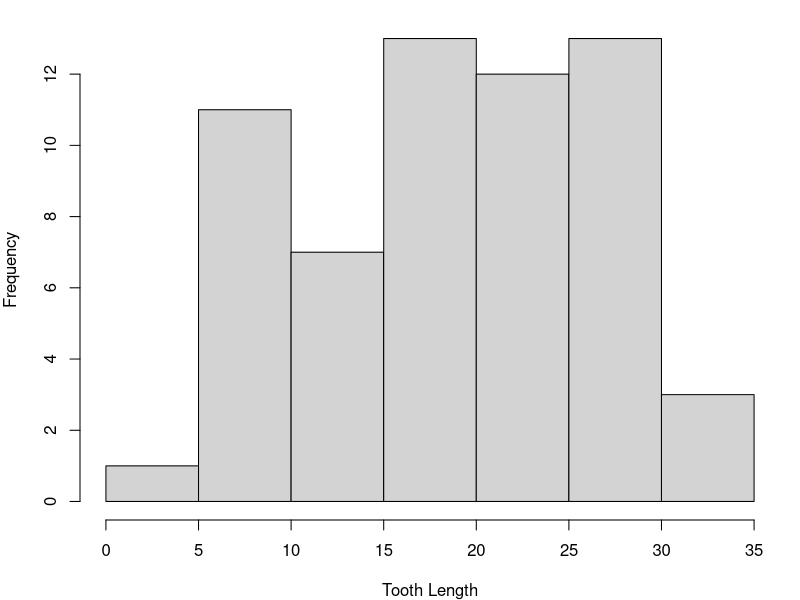
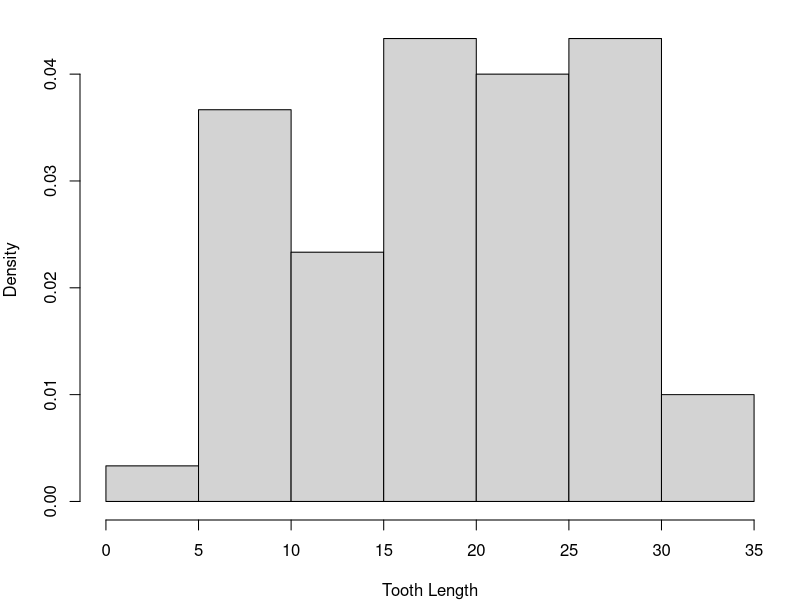
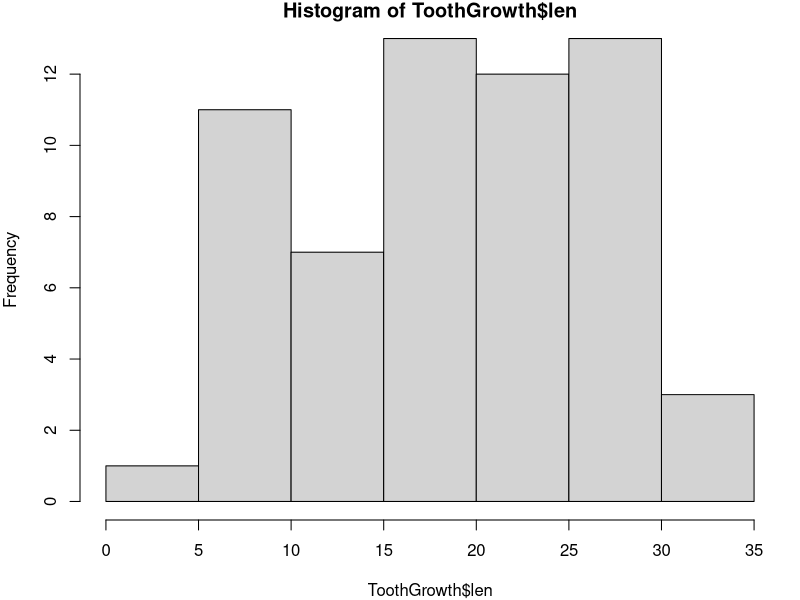
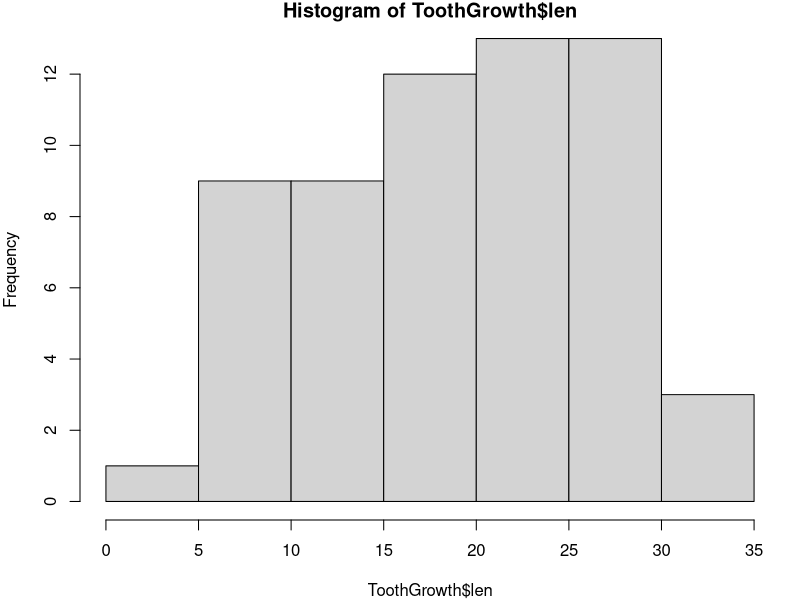
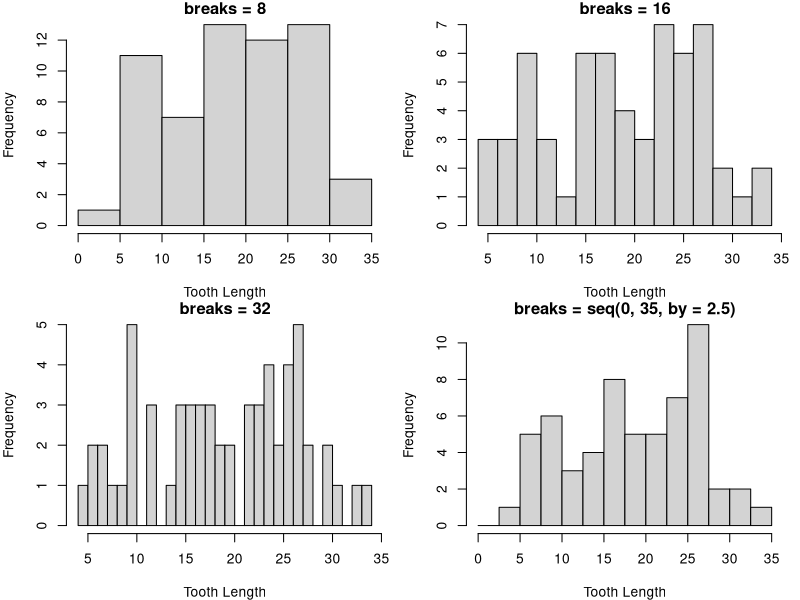
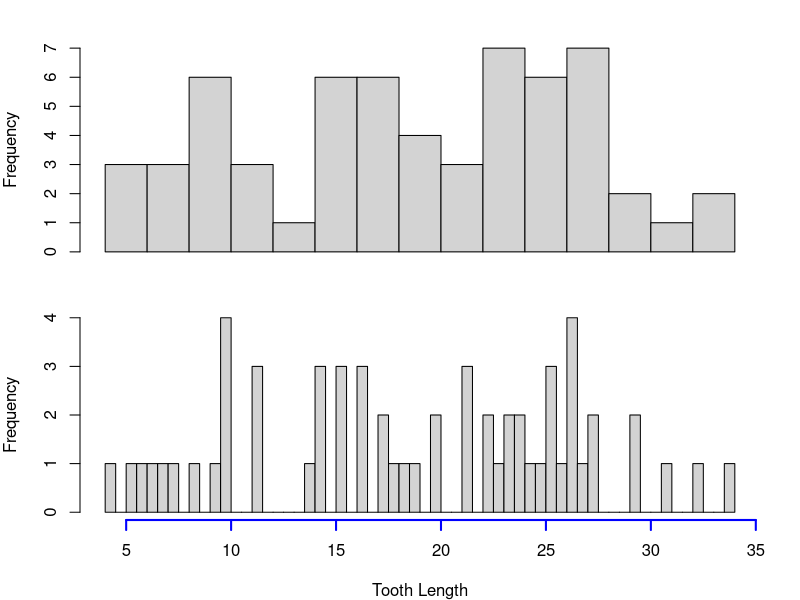
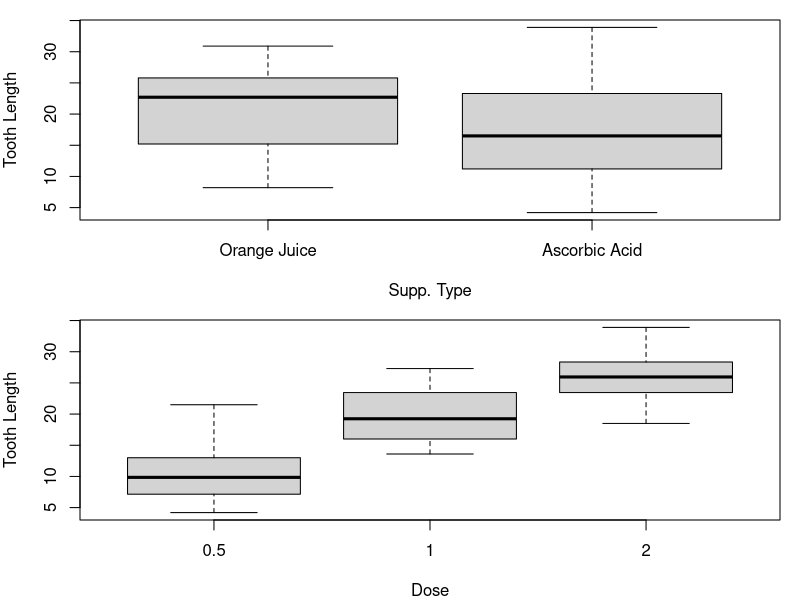
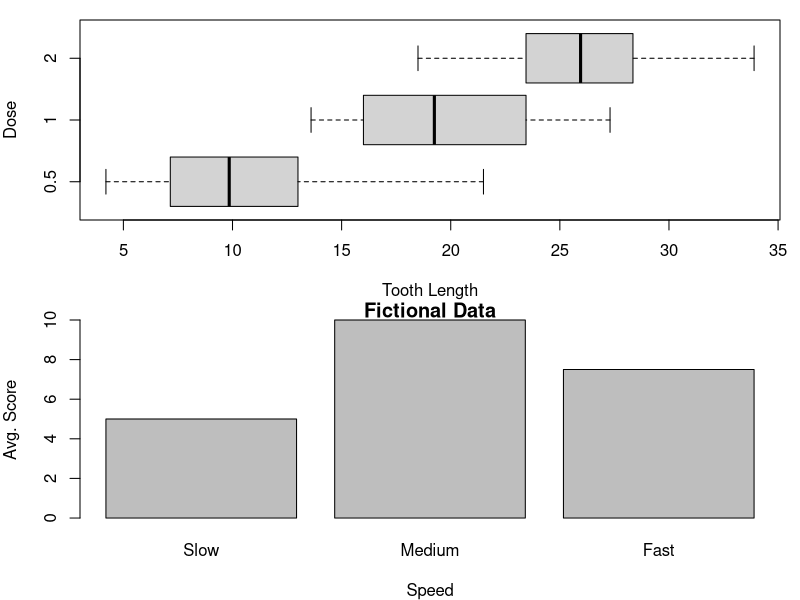

The R script that drew these images, in order:
## ---- chunk 1
knitr::opts_chunk$set(prompt=FALSE, cache = TRUE) 
## ---- chunk 2
head(ToothGrowth)
## ---- chunk 3
par(mar = c(4,4,1,1))
hist(ToothGrowth$len,freq = TRUE,
     main = NULL, xlab="Tooth Length")
hist(ToothGrowth$len,freq = FALSE,
     main = NULL, xlab="Tooth Length")
## ---- chunk 4
par(mar = c(4,4,1,1))
hist(ToothGrowth$len, right = TRUE) # right-inclusive
hist(ToothGrowth$len, right = FALSE) # left-inclusive
## ---- chunk 5
par_defaults <- par(no.readonly=TRUE) # copy the current settings
## Do some plotting stuff 
par(par_defaults) # Reset the  defaults 
## ---- chunk 6
par(mfrow = c(2,2)) # sets a 2x2 grid of plots
## ---- chunk 7
par(mfrow=c(2,2))
breaksList <- list(quote(8), quote(16),quote(32), substitute(seq(0,35,by=2.5)))
for (x in breaksList) { 
  hist(ToothGrowth$len, breaks = eval(x), main = paste("breaks =",deparse(x)),xlab = "Tooth Length")
}
## ---- chunk 8
par(mar=c(2,4,2,2))
par(mfrow=c(2,1))
hist(ToothGrowth$len, breaks=20, main=NULL, xlab=NULL, xaxt="n")
par(mar=c(4,4,.5,2))
hist(ToothGrowth$len, breaks=60, main=NULL, xlab="Tooth Length", xaxt="n")
axis(side=1,col="blue", lwd=2) # side 1 is bottom axis
## ---- chunk 9
par(mar = c(4,4,1,1))
OJ <- ToothGrowth$len[ToothGrowth$supp=="OJ"]
AA <- ToothGrowth$len[ToothGrowth$supp=="VC"]
boxplot(OJ, AA, names=c("Orange Juice","Ascorbic Acid"),
        xlab="Supp. Type", ylab="Tooth Length")
## ---- chunk 10
par(mar = c(4,4,1,1))
boxplot(len~dose, data=ToothGrowth, xlab="Dose", ylab="Tooth Length")
## ---- chunk 11
par(mar = c(4,4,1,1))
boxplot(len~dose, data=ToothGrowth, horizontal = TRUE,
        varwidth=TRUE, ylab="Dose", xlab = "Tooth Length")
## ---- chunk 12
barplot(height = c(5,10,7.5), names.arg = c("Slow","Medium","Fast"),
        main="Fictional Data", ylab="Avg. Score", xlab="Speed")
## ---- chunk 13
# Don't worry about this just do it =)
library(dplyr); library(reshape2)
TG <- ToothGrowth %>% group_by(supp,dose) %>% 
  summarise(y = mean(len)) %>% acast(supp~dose) %>%
  `dimnames<-`(list("Supp"=c("O.J.","Vit. C"), "Dose"=c(.5,1,2)))
knitr::kable(as.table(TG), caption = "Mean Tooth Length by Supplement and Dosage")
## ---- chunk 14
barplot(TG,xlab="Dose", ylab="Tooth Length")
## ---- chunk 15
par(mar=c(5,4,1,1))
barplot(TG, beside = TRUE, xlab="Dosage (mg)", ylab="Tooth Length")
## ---- chunk 16
par(mar=c(5,4,1,1))
barplot(TG, beside = TRUE, xlab="Dosage (mg)", ylab="Tooth Length", 
        cex.main=1.75, cex.axis=1.35,
        cex.names=1.35, cex.lab=1.25)
## ---- chunk 17
par(mar=c(5,4,1,1))
barplot(TG, beside = TRUE, xlab="Dosage (mg)", ylab="Tooth Length", 
        cex.main=1.75, cex.axis=1.35,
        cex.names=1.35, cex.lab=1.25,
        legend.text=TRUE, args.legend=list(x=3,y=25,bty="n"))
## ---- chunk 18
par(mar=c(5,4,1,1))
par(pty="m")
barplot(TG, beside = TRUE, 
        xlab="Dosage (mg)",
        ylab="Tooth Length", 
        legend.text=TRUE, 
        args.legend=list(x=3,y=25,
                         bty="n"))
par(pty="s")
barplot(TG, beside = TRUE,
        xlab="Dosage (mg)",
        ylab="Tooth Length",
        legend.text=TRUE,
        args.legend=list(x=16,y=25,
                         bty="n"))
## ---- chunk 19
TGerr <- ToothGrowth %>% group_by(supp,dose) %>% 
  summarise(sd = sd(len)/sqrt(n())) %>%
  acast(supp~dose,value.var="sd")
knitr::kable(as.table(TGerr), caption = "Standard Error of the Mean for Tooth Length by Supplement and Dosage")
## ---- chunk 20
x <- barplot(TG, xlab="Dosage (mg)", ylab="Tooth Length",
             legend.text=TRUE, beside=TRUE, ylim=c(0,35),
             plot=FALSE, args.legend =list(x=3,y=30,bty="n"))
print(x)
## ---- chunk 21
par(mar=c(5,4,0,0))
x <- barplot(TG, xlab="Dosage (mg)", ylab="Tooth Length",
             legend.text=TRUE, beside = TRUE,ylim=c(0,35),
             args.legend =list(x=3,y=30,bty="n"))
arrows(x0=x, y0=TG+TGerr, x1=x, y1=TG-TGerr, angle=90, code=3,
       length=.1)
## ---- chunk 22
par(mar=c(4,4,1,1))
layout(mat=matrix(c(1,1,2,3), nrow=2, byrow=TRUE))
boxplot(len~dose, data=ToothGrowth, horizontal = TRUE, varwidth=TRUE, 
        xlab="Tooth Length", ylab="Dose")
hist(ToothGrowth$len,freq = FALSE, main = NULL, xlab="Tooth Length")
x <- barplot(TG, xlab="Dosage (mg)", ylab="Tooth Length", legend.text=TRUE,
             beside = TRUE,ylim=c(0,35), args.legend =list(x=3,y=40,bty="n"))
arrows(x0=x, y0=TG+TGerr, x1=x, y1=TG-TGerr, angle=90, code=3, length=.1)
par(mfrow=c(1,1)) # reset back to default layout
## ---- chunk 23
par(mar = c(4,4,2,2)) # Shrink vertical margins of each plot
par(oma = c(1,1,1,1)) # Add 1 line of padding around the window
layout(mat=matrix(c(1,1,2,3), nrow=2, byrow=TRUE))
boxplot(len~dose, data=ToothGrowth, horizontal = TRUE, varwidth=TRUE, 
        xlab="Tooth Length", ylab="Dose")
hist(ToothGrowth$len,freq = FALSE, main = NULL, xlab="Tooth Length")
x <- barplot(TG, xlab="Dosage (mg)", ylab="Tooth Length", legend.text=TRUE,
             beside = TRUE,ylim=c(0,35), args.legend =list(x=3,y=50,bty="n"))
arrows(x0=x, y0=TG+TGerr, x1=x, y1=TG-TGerr, angle=90, code=3, length=.1)
par(mfrow=c(1,1)) # reset back to default layout
## ---- chunk 24
library(dplyr); library(reshape2)
WB <- warpbreaks %>% 
  group_by(wool,tension) %>% 
  summarise(y = mean(breaks),
            se = sd(breaks)/sqrt(n()))
WB_means <- acast(WB, wool~tension,value.var="y")
WB_err <- acast(WB, wool~tension,value.var="se")
## ---- chunk 25
par(mfrow=c(2,1))
boxplot(breaks~wool*tension, data=warpbreaks, horizontal=TRUE,
        xlab="Number of Breaks",ylab = "Yarn Type (A,B) by Tension (L, M, H)",
        main = "Yarn Breakages Across Types")
x <- barplot(WB_means,beside = TRUE, main = "Yarn Breakages Across Types",
             xlab = "Tension", ylab = "Avg. Breaks", ylim = c(0,55),
             legend.text=TRUE, args.legend=list(x=9, y=45, bty="n"))
arrows(x0=x, y0=WB_means-WB_err, x1=x, y1=WB_means+WB_err, code=3,angle=90,
       length=.1)
